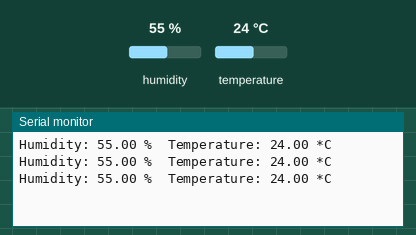
The sketch below on a simulated Arduino Uno, built with avr-gcc and run on an emulated ATmega328P. Parts: the last lines printed to the serial monitor. The test bench sets the inputs (shaded band); at power-on: humidity 55 %, temperature 24 °C.

Above: at 2.8 s.
2.9 s: humidity set to 22 %
At 4.8 s:
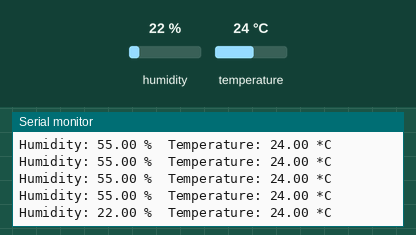
5.6 s: temperature set to 12 °C
At 6.8 s:
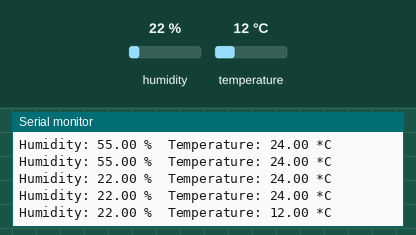
8.3 s: humidity set to 40 %
At 9.5 s:
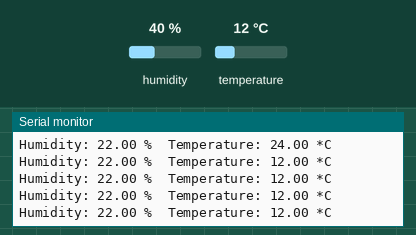
Timing chart, 0 to 11.3 s (numbered marks = the images above; inputs shaded):
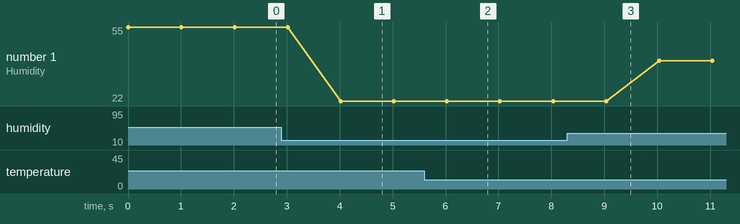

Measured:
- after the input at 2.9 s, the serial monitor: prints a new line after 1.1 s (image 1)
- after the input at 5.6 s, the serial monitor: prints a new line after 0.43 s (image 2)
- plotted number 1: 55 → 22 after the input at 2.9 s, 22 → 40 after the input at 8.3 s

The sketch:

DHT22.ino
```cpp
#include "DHT.h"

#define DHTPIN 2        // Signal 핀을 2번으로 설정
#define DHTTYPE DHT22   // DHT 타입을 DHT22로 정의

DHT dht(DHTPIN, DHTTYPE); // DHT 설정 - dht(digital 2, DHT22)

void setup() {
  Serial.begin(9600); //시리얼 통신을 시작하고 통신속도를 9600으로 한다.
  dht.begin();         //온습도 센서를 사용할 것을 라이브러리에게 알려줌
}

void loop() {
  // 센서의 온도와 습도를 읽어온다.
  float h = dht.readHumidity();   //변수 h에 습도 값 저장
  float t = dht.readTemperature();//변수 t에 온도 값 저장

  if (isnan(t) || isnan(h)) {
    //isnan(value)는 어떤 값 value가 숫자인지 아닌지 여부를 나타냄
    //값 읽기 실패시 시리얼 모니터 출력
    Serial.println("Failed to read from DHT");
  } else {
    //온도, 습도 표시 시리얼 모니터 출력
    Serial.print("Humidity: ");
    Serial.print(h);
    Serial.print(" %\t");
    Serial.print("Temperature: ");
    Serial.print(t);
    Serial.println(" *C");
  }
  delay(1000);
}
```
